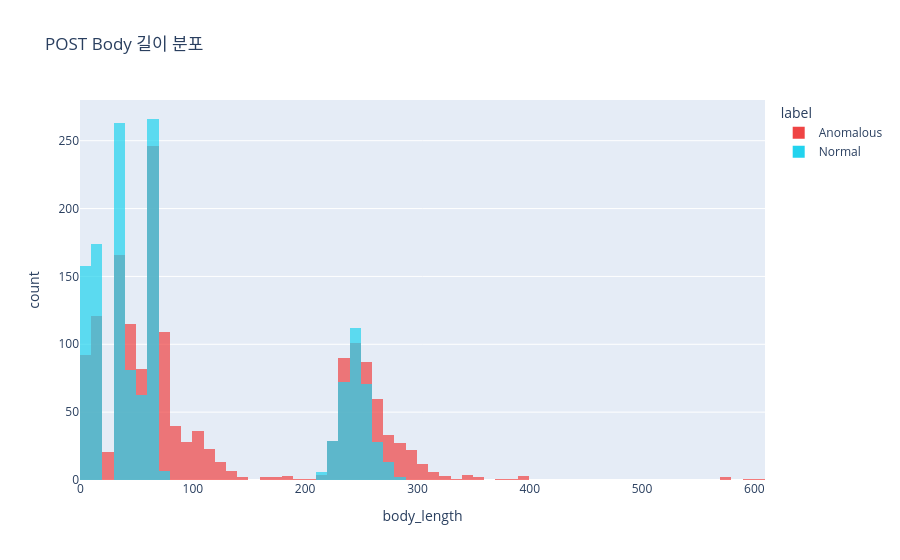
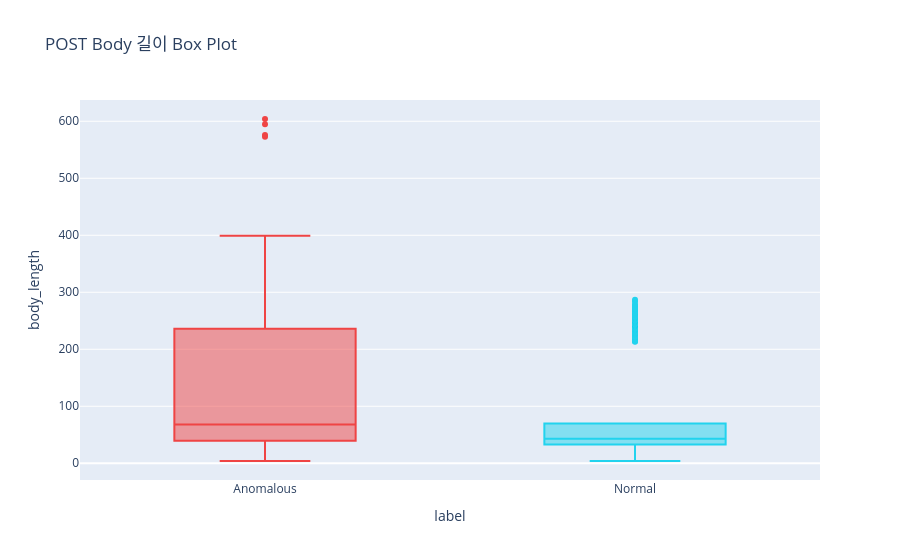

Here is the notebook cell these charts were saved with, in order:
### Code cell
# %% [5] POST 본문 길이 분석 (히스토그램 + Box Plot)
post_df = df[df["method"] == "POST"].copy()
print(f"POST 요청 수: {len(post_df):,}건")

fig = px.histogram(
    post_df,
    x="body_length",
    color="label",
    title="POST Body 길이 분포",
    barmode="overlay",
    opacity=0.7,
    nbins=80,
    color_discrete_map={"Normal": "#22d3ee", "Anomalous": "#ef4444"},
)
fig.show()

fig = px.box(
    post_df,
    x="label", y="body_length",
    color="label",
    title="POST Body 길이 Box Plot",
    color_discrete_map={"Normal": "#22d3ee", "Anomalous": "#ef4444"},
)
fig.update_layout(showlegend=False)
fig.show()

### Figure 1 — Plotly figure (JSON) as saved in the notebook; plotly's stock layout.template omitted (floating-point values rounded to 4 significant figures; data arrays with more than 128 entries replaced by an {"elided": "..."} marker saying what was removed)
{"data": [{"bingroup": "x", "hovertemplate": "label=Anomalous<br>body_length=%{x}<br>count=%{y}<extra></extra>", "legendgroup": "Anomalous", "marker": {"color": "#ef4444", "opacity": 0.7, "pattern": {"shape": ""}}, "name": "Anomalous", "nbinsx": 80, "orientation": "v", "showlegend": true, "type": "histogram", "x": {"elided": "1600 int values"}, "xaxis": "x", "yaxis": "y"}, {"bingroup": "x", "hovertemplate": "label=Normal<br>body_length=%{x}<br>count=%{y}<extra></extra>", "legendgroup": "Normal", "marker": {"color": "#22d3ee", "opacity": 0.7, "pattern": {"shape": ""}}, "name": "Normal", "nbinsx": 80, "orientation": "v", "showlegend": true, "type": "histogram", "x": {"elided": "1345 int values"}, "xaxis": "x", "yaxis": "y"}], "layout": {"barmode": "overlay", "legend": {"title": {"text": "label"}, "tracegroupgap": 0}, "title": {"text": "POST Body 길이 분포"}, "xaxis": {"anchor": "y", "domain": [0, 1], "title": {"text": "body_length"}}, "yaxis": {"anchor": "x", "domain": [0, 1], "title": {"text": "count"}}}}

### Figure 2 — Plotly figure (JSON) as saved in the notebook; plotly's stock layout.template omitted (floating-point values rounded to 4 significant figures; data arrays with more than 128 entries replaced by an {"elided": "..."} marker saying what was removed)
{"data": [{"alignmentgroup": "True", "hovertemplate": "label=%{x}<br>body_length=%{y}<extra></extra>", "legendgroup": "Anomalous", "marker": {"color": "#ef4444"}, "name": "Anomalous", "notched": false, "offsetgroup": "Anomalous", "orientation": "v", "showlegend": true, "type": "box", "x": {"elided": "1600 str values"}, "x0": " ", "xaxis": "x", "y": {"elided": "1600 int values"}, "y0": " ", "yaxis": "y"}, {"alignmentgroup": "True", "hovertemplate": "label=%{x}<br>body_length=%{y}<extra></extra>", "legendgroup": "Normal", "marker": {"color": "#22d3ee"}, "name": "Normal", "notched": false, "offsetgroup": "Normal", "orientation": "v", "showlegend": true, "type": "box", "x": {"elided": "1345 str values"}, "x0": " ", "xaxis": "x", "y": {"elided": "1345 int values"}, "y0": " ", "yaxis": "y"}], "layout": {"boxmode": "overlay", "legend": {"title": {"text": "label"}, "tracegroupgap": 0}, "showlegend": false, "title": {"text": "POST Body 길이 Box Plot"}, "xaxis": {"anchor": "y", "categoryarray": ["Anomalous", "Normal"], "categoryorder": "array", "domain": [0, 1], "title": {"text": "label"}}, "yaxis": {"anchor": "x", "domain": [0, 1], "title": {"text": "body_length"}}}}
